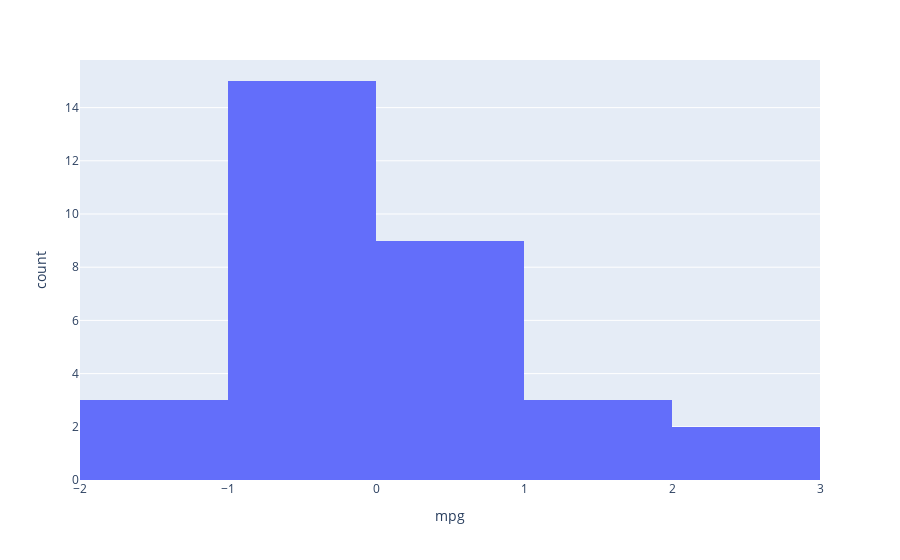

Write notebook code for a chart like this one.
### Code cell
cars_subset = cars[['mpg', 'disp', 'hp']]

cars_data_std = StandardScaler().fit_transform(cars_subset)

cars_select = pd.DataFrame(cars_data_std)
cars_select.columns = ['mpg', 'disp', 'hp']

fig = px.histogram(cars_select,x='mpg')
fig.show()

### Figure 1 — Plotly figure (JSON) as saved in the notebook; plotly's stock layout.template omitted (floating-point values rounded to 4 significant figures)
{"data": [{"alignmentgroup": "True", "bingroup": "x", "hovertemplate": "mpg=%{x}<br>count=%{y}<extra></extra>", "legendgroup": "", "marker": {"color": "#636efa", "pattern": {"shape": ""}}, "name": "", "offsetgroup": "", "orientation": "v", "showlegend": false, "type": "histogram", "x": [0.1533, 0.1533, 0.4567, 0.2207, -0.2344, -0.3356, -0.9762, 0.7265, 0.4567, -0.1501, -0.3861, -0.6222, -0.4704, -0.8244, -1.634, -1.634, -0.9087, 2.075, 1.738, 2.328, 0.2376, -0.7739, -0.8244, -1.145, -0.1501, 1.215, 0.9962, 1.738, -0.7233, -0.06585, -0.8582, 0.2207], "xaxis": "x", "yaxis": "y"}], "layout": {"barmode": "relative", "legend": {"tracegroupgap": 0}, "margin": {"t": 60}, "xaxis": {"anchor": "y", "domain": [0, 1], "title": {"text": "mpg"}}, "yaxis": {"anchor": "x", "domain": [0, 1], "title": {"text": "count"}}}}
